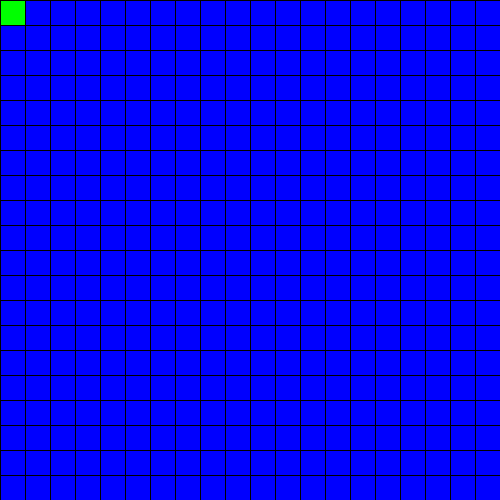
Frame 1 (no input)
Frame 60 (the mouse pressed at the canvas centre just before this capture): identical to frame 1, image omitted
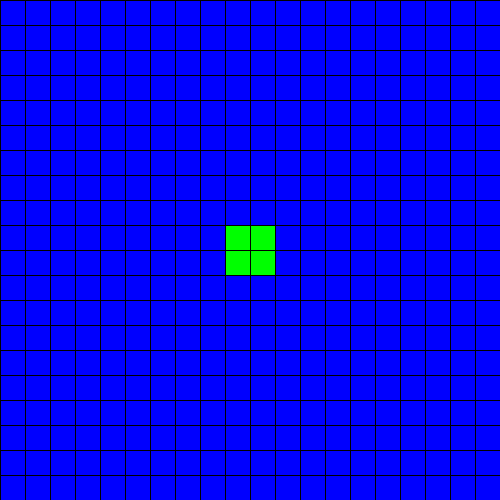
Frame 120 (the mouse held since frame 60 and released just before this capture)

The Processing sketch that drew these frames (run headless with seeded random() and noise(); from frame 60 on, the mouse is pressed at the canvas centre):

// Processing sketch: Lucadema_grid_3_10_2014
// ── Lucadema_grid_3_10_2014.pde
int h = 25;
void setup() {
  size(500, 500);
}

void draw() {
  for (int x = 0; x <= width; x += h) {
    for (int y = 0; y <= height; y += h) {
      if (mouseX <= x+h && mouseX >= x && mouseY >= y && mouseY <= y+h) {
        fill(0, 255, 0);
      } else {
        fill(0, 0, 255);
      }
      rect(x, y, h, h);
    }
  }
}
